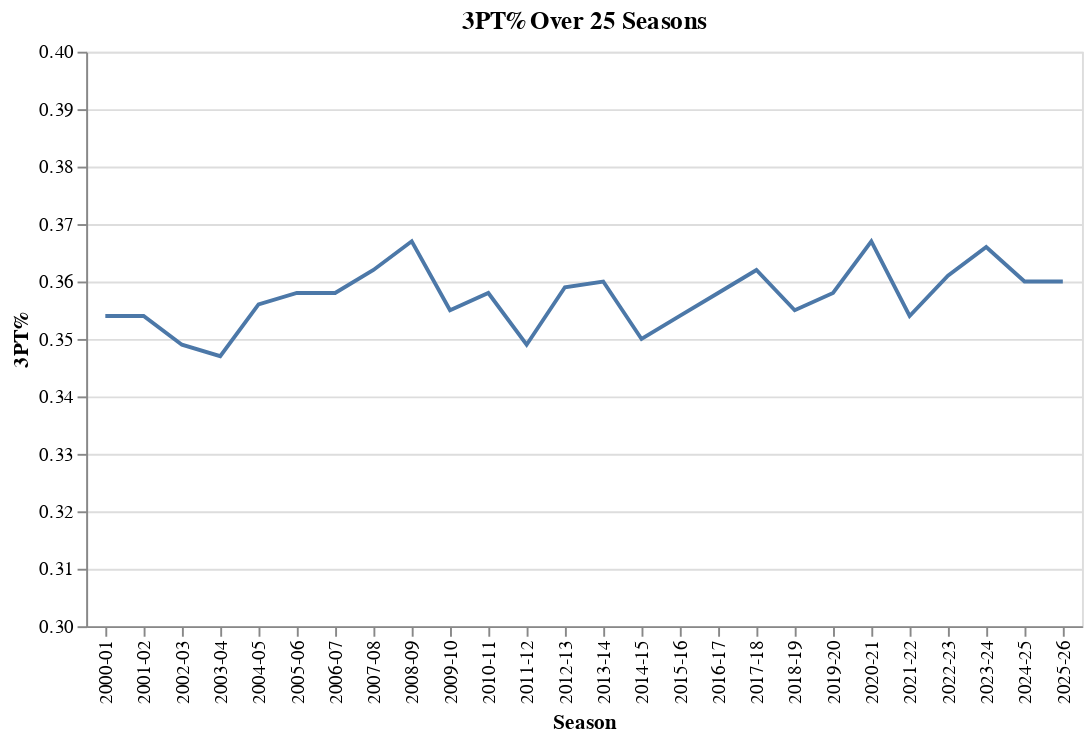

Notebook code cell kept with this figure:
### Code cell
base = alt.Chart(df).mark_line().encode(
    x='Season:O',
    y=alt.Y(
        '3P%',
        title='3PT%',
        scale=alt.Scale(domain=[0.3, 0.4])
)
)

base.properties(
    title="3PT% Over 25 Seasons")

### Figure 1 — Vega-Lite specification as saved in the notebook (floating-point values rounded to 4 significant figures)
{"$schema": "https://vega.github.io/schema/vega-lite/v5.20.1.json", "config": {"view": {"continuousHeight": 300, "continuousWidth": 300}}, "data": {"name": "data-1105610c201b2d9f409542ae6ef3847c"}, "datasets": {"data-1105610c201b2d9f409542ae6ef3847c": [{"3P": 13.3, "3P%": 0.36, "3PA": 37, "AST": 26.5, "Age": 26.3, "BLK": 4.8, "DRB": 32.3, "FG": 41.8, "FG%": 0.47, "FGA": 89, "FT": 19.6, "FT%": 0.789, "FT/FGA": 0.22, "FTA": 24.8, "G": 354, "Ht": "6-7", "Lg": "NBA", "MP": 241.7, "ORB": 11.5, "ORB%": 26.2, "ORtg": 115.8, "PF": 21.1, "PTS": 116.6, "Pace": 100, "Rk": 1, "STL": 8.5, "Season": "2025-26", "TOV": 15, "TOV%": 13, "TRB": 43.8, "TS%": 0.583, "Wt": 216, "eFG%": 0.545}, {"3P": 13.5, "3P%": 0.36, "3PA": 37.6, "AST": 26.5, "Age": 26.3, "BLK": 4.9, "DRB": 33, "FG": 41.7, "FG%": 0.467, "FGA": 89.2, "FT": 16.9, "FT%": 0.78, "FT/FGA": 0.189, "FTA": 21.7, "G": 1230, "Ht": "6-7", "Lg": "NBA", "MP": 241.3, "ORB": 11.1, "ORB%": 25.2, "ORtg": 114.5, "PF": 18.6, "PTS": 113.8, "Pace": 98.8, "Rk": 2, "STL": 8.2, "Season": "2024-25", "TOV": 14.3, "TOV%": 12.6, "TRB": 44.1, "TS%": 0.576, "Wt": 216, "eFG%": 0.543}, {"3P": 12.8, "3P%": 0.366, "3PA": 35.1, "AST": 26.7, "Age": 26.4, "BLK": 5.1, "DRB": 33, "FG": 42.2, "FG%": 0.474, "FGA": 88.9, "FT": 17, "FT%": 0.784, "FT/FGA": 0.192, "FTA": 21.7, "G": 1230, "Ht": "6-6", "Lg": "NBA", "MP": 241.4, "ORB": 10.6, "ORB%": 24.2, "ORtg": 115.3, "PF": 18.7, "PTS": 114.2, "Pace": 98.5, "Rk": 3, "STL": 7.5, "Season": "2023-24", "TOV": 13.6, "TOV%": 12.1, "TRB": 43.5, "TS%": 0.58, "Wt": 217, "eFG%": 0.547}, {"3P": 12.3, "3P%": 0.361, "3PA": 34.2, "AST": 25.3, "Age": 26.1, "BLK": 4.7, "DRB": 33, "FG": 42, "FG%": 0.475, "FGA": 88.3, "FT": 18.4, "FT%": 0.782, "FT/FGA": 0.208, "FTA": 23.5, "G": 1230, "Ht": "6-6", "Lg": "NBA", "MP": 241.8, "ORB": 10.4, "ORB%": 24, "ORtg": 114.8, "PF": 20, "PTS": 114.7, "Pace": 99.2, "Rk": 4, "STL": 7.3, "Season": "2022-23", "TOV": 14.1, "TOV%": 12.5, "TRB": 43.4, "TS%": 0.581, "Wt": 217, "eFG%": 0.545}, {"3P": 12.4, "3P%": 0.354, "3PA": 35.2, "AST": 24.6, "Age": 26.1, "BLK": 4.7, "DRB": 34.1, "FG": 40.6, "FG%": 0.461, "FGA": 88.1, "FT": 16.9, "FT%": 0.775, "FT/FGA": 0.192, "FTA": 21.9, "G": 1230, "Ht": "6-6", "Lg": "NBA", "MP": 241.4, "ORB": 10.3, "ORB%": 23.2, "ORtg": 112, "PF": 19.6, "PTS": 110.6, "Pace": 98.2, "Rk": 5, "STL": 7.6, "Season": "2021-22", "TOV": 13.8, "TOV%": 12.3, "TRB": 44.5, "TS%": 0.566, "Wt": 216, "eFG%": 0.532}, {"3P": 12.7, "3P%": 0.367, "3PA": 34.6, "AST": 24.8, "Age": 26.1, "BLK": 4.9, "DRB": 34.5, "FG": 41.2, "FG%": 0.466, "FGA": 88.4, "FT": 17, "FT%": 0.778, "FT/FGA": 0.192, "FTA": 21.8, "G": 1080, "Ht": "6-6", "Lg": "NBA", "MP": 241.4, "ORB": 9.8, "ORB%": 22.2, "ORtg": 112.3, "PF": 19.3, "PTS": 112.1, "Pace": 99.2, "Rk": 6, "STL": 7.6, "Season": "2020-21", "TOV": 13.8, "TOV%": 12.4, "TRB": 44.3, "TS%": 0.572, "Wt": 218, "eFG%": 0.538}, {"3P": 12.2, "3P%": 0.358, "3PA": 34.1, "AST": 24.4, "Age": 26.1, "BLK": 4.9, "DRB": 34.8, "FG": 40.9, "FG%": 0.46, "FGA": 88.8, "FT": 17.9, "FT%": 0.773, "FT/FGA": 0.201, "FTA": 23.1, "G": 1059, "Ht": "6-6", "Lg": "NBA", "MP": 241.8, "ORB": 10.1, "ORB%": 22.5, "ORtg": 110.6, "PF": 20.8, "PTS": 111.8, "Pace": 100.3, "Rk": 7, "STL": 7.6, "Season": "2019-20", "TOV": 14.5, "TOV%": 12.8, "TRB": 44.8, "TS%": 0.565, "Wt": 218, "eFG%": 0.529}, {"3P": 11.4, "3P%": 0.355, "3PA": 32, "AST": 24.6, "Age": 26.3, "BLK": 5, "DRB": 34.8, "FG": 41.1, "FG%": 0.461, "FGA": 89.2, "FT": 17.7, "FT%": 0.766, "FT/FGA": 0.198, "FTA": 23.1, "G": 1230, "Ht": "6-6", "Lg": "NBA", "MP": 241.6, "ORB": 10.3, "ORB%": 22.9, "ORtg": 110.4, "PF": 20.9, "PTS": 111.2, "Pace": 100, "Rk": 8, "STL": 7.6, "Season": "2018-19", "TOV": 14.1, "TOV%": 12.4, "TRB": 45.2, "TS%": 0.56, "Wt": 220, "eFG%": 0.524}, {"3P": 10.5, "3P%": 0.362, "3PA": 29, "AST": 23.2, "Age": 26.4, "BLK": 4.8, "DRB": 33.8, "FG": 39.6, "FG%": 0.46, "FGA": 86.1, "FT": 16.6, "FT%": 0.767, "FT/FGA": 0.193, "FTA": 21.7, "G": 1230, "Ht": "6-7", "Lg": "NBA", "MP": 241.4, "ORB": 9.7, "ORB%": 22.3, "ORtg": 108.6, "PF": 19.9, "PTS": 106.3, "Pace": 97.3, "Rk": 9, "STL": 7.7, "Season": "2017-18", "TOV": 14.3, "TOV%": 13, "TRB": 43.5, "TS%": 0.556, "Wt": 221, "eFG%": 0.521}, {"3P": 9.7, "3P%": 0.358, "3PA": 27, "AST": 22.6, "Age": 26.6, "BLK": 4.7, "DRB": 33.4, "FG": 39, "FG%": 0.457, "FGA": 85.4, "FT": 17.8, "FT%": 0.772, "FT/FGA": 0.209, "FTA": 23.1, "G": 1230, "Ht": "6-7", "Lg": "NBA", "MP": 241.6, "ORB": 10.1, "ORB%": 23.3, "ORtg": 108.8, "PF": 19.9, "PTS": 105.6, "Pace": 96.4, "Rk": 10, "STL": 7.7, "Season": "2016-17", "TOV": 14, "TOV%": 12.7, "TRB": 43.5, "TS%": 0.552, "Wt": 222, "eFG%": 0.514}, {"3P": 8.5, "3P%": 0.354, "3PA": 24.1, "AST": 22.3, "Age": 26.7, "BLK": 5, "DRB": 33.3, "FG": 38.2, "FG%": 0.452, "FGA": 84.6, "FT": 17.7, "FT%": 0.757, "FT/FGA": 0.209, "FTA": 23.4, "G": 1230, "Ht": "6-7", "Lg": "NBA", "MP": 241.8, "ORB": 10.4, "ORB%": 23.8, "ORtg": 106.4, "PF": 20.3, "PTS": 102.7, "Pace": 95.8, "Rk": 11, "STL": 7.8, "Season": "2015-16", "TOV": 14.4, "TOV%": 13.2, "TRB": 43.8, "TS%": 0.541, "Wt": 222, "eFG%": 0.502}, {"3P": 7.8, "3P%": 0.35, "3PA": 22.4, "AST": 22, "Age": 26.7, "BLK": 4.8, "DRB": 32.4, "FG": 37.5, "FG%": 0.449, "FGA": 83.6, "FT": 17.1, "FT%": 0.75, "FT/FGA": 0.205, "FTA": 22.8, "G": 1230, "Ht": "6-7", "Lg": "NBA", "MP": 242, "ORB": 10.9, "ORB%": 25.1, "ORtg": 105.6, "PF": 20.2, "PTS": 100, "Pace": 93.9, "Rk": 12, "STL": 7.7, "Season": "2014-15", "TOV": 14.4, "TOV%": 13.3, "TRB": 43.3, "TS%": 0.534, "Wt": 223, "eFG%": 0.496}, {"3P": 7.7, "3P%": 0.36, "3PA": 21.5, "AST": 22, "Age": 26.5, "BLK": 4.7, "DRB": 31.8, "FG": 37.7, "FG%": 0.454, "FGA": 83, "FT": 17.8, "FT%": 0.756, "FT/FGA": 0.215, "FTA": 23.6, "G": 1230, "Ht": "6-7", "Lg": "NBA", "MP": 242, "ORB": 10.9, "ORB%": 25.5, "ORtg": 106.6, "PF": 20.7, "PTS": 101, "Pace": 93.9, "Rk": 13, "STL": 7.7, "Season": "2013-14", "TOV": 14.6, "TOV%": 13.6, "TRB": 42.7, "TS%": 0.541, "Wt": 223, "eFG%": 0.501}, {"3P": 7.2, "3P%": 0.359, "3PA": 20, "AST": 22.1, "Age": 26.7, "BLK": 5.1, "DRB": 31, "FG": 37.1, "FG%": 0.453, "FGA": 82, "FT": 16.7, "FT%": 0.753, "FT/FGA": 0.204, "FTA": 22.2, "G": 1229, "Ht": "6-7", "Lg": "NBA", "MP": 241.9, "ORB": 11.2, "ORB%": 26.5, "ORtg": 105.8, "PF": 19.8, "PTS": 98.1, "Pace": 92, "Rk": 14, "STL": 7.8, "Season": "2012-13", "TOV": 14.6, "TOV%": 13.7, "TRB": 42.1, "TS%": 0.535, "Wt": 223, "eFG%": 0.496}, {"3P": 6.4, "3P%": 0.349, "3PA": 18.4, "AST": 21, "Age": 26.6, "BLK": 5.1, "DRB": 30.8, "FG": 36.5, "FG%": 0.448, "FGA": 81.4, "FT": 16.9, "FT%": 0.752, "FT/FGA": 0.208, "FTA": 22.5, "G": 990, "Ht": "6-7", "Lg": "NBA", "MP": 241.9, "ORB": 11.4, "ORB%": 27, "ORtg": 104.6, "PF": 19.6, "PTS": 96.3, "Pace": 91.3, "Rk": 15, "STL": 7.7, "Season": "2011-12", "TOV": 14.6, "TOV%": 13.8, "TRB": 42.2, "TS%": 0.527, "Wt": 223, "eFG%": 0.487}, {"3P": 6.5, "3P%": 0.358, "3PA": 18, "AST": 21.5, "Age": 26.6, "BLK": 4.9, "DRB": 30.5, "FG": 37.2, "FG%": 0.459, "FGA": 81.2, "FT": 18.6, "FT%": 0.763, "FT/FGA": 0.229, "FTA": 24.4, "G": 1230, "Ht": "6-7", "Lg": "NBA", "MP": 241.9, "ORB": 10.9, "ORB%": 26.4, "ORtg": 107.3, "PF": 20.7, "PTS": 99.6, "Pace": 92.1, "Rk": 16, "STL": 7.3, "Season": "2010-11", "TOV": 14.3, "TOV%": 13.4, "TRB": 41.4, "TS%": 0.541, "Wt": 223, "eFG%": 0.498}, {"3P": 6.4, "3P%": 0.355, "3PA": 18.1, "AST": 21.2, "Age": 26.6, "BLK": 4.9, "DRB": 30.8, "FG": 37.7, "FG%": 0.461, "FGA": 81.7, "FT": 18.6, "FT%": 0.759, "FT/FGA": 0.228, "FTA": 24.5, "G": 1230, "Ht": "6-7", "Lg": "NBA", "MP": 241.7, "ORB": 11, "ORB%": 26.3, "ORtg": 107.6, "PF": 20.9, "PTS": 100.4, "Pace": 92.7, "Rk": 17, "STL": 7.2, "Season": "2009-10", "TOV": 14.2, "TOV%": 13.3, "TRB": 41.7, "TS%": 0.543, "Wt": 222, "eFG%": 0.501}, {"3P": 6.6, "3P%": 0.367, "3PA": 18.1, "AST": 21, "Age": 26.6, "BLK": 4.8, "DRB": 30.3, "FG": 37.1, "FG%": 0.459, "FGA": 80.9, "FT": 19.1, "FT%": 0.771, "FT/FGA": 0.236, "FTA": 24.7, "G": 1230, "Ht": "6-7", "Lg": "NBA", "MP": 241.7, "ORB": 11, "ORB%": 26.7, "ORtg": 108.3, "PF": 21, "PTS": 100, "Pace": 91.7, "Rk": 18, "STL": 7.3, "Season": "2008-09", "TOV": 14, "TOV%": 13.3, "TRB": 41.3, "TS%": 0.544, "Wt": 221, "eFG%": 0.5}, {"3P": 6.6, "3P%": 0.362, "3PA": 18.1, "AST": 21.8, "Age": 26.8, "BLK": 4.7, "DRB": 30.8, "FG": 37.3, "FG%": 0.457, "FGA": 81.5, "FT": 18.8, "FT%": 0.755, "FT/FGA": 0.231, "FTA": 24.9, "G": 1230, "Ht": "6-7", "Lg": "NBA", "MP": 241.5, "ORB": 11.2, "ORB%": 26.7, "ORtg": 107.5, "PF": 21, "PTS": 99.9, "Pace": 92.4, "Rk": 19, "STL": 7.3, "Season": "2007-08", "TOV": 14.1, "TOV%": 13.2, "TRB": 42, "TS%": 0.54, "Wt": 220, "eFG%": 0.497}, {"3P": 6.1, "3P%": 0.358, "3PA": 16.9, "AST": 21.3, "Age": 26.6, "BLK": 4.6, "DRB": 29.9, "FG": 36.5, "FG%": 0.458, "FGA": 79.7, "FT": 19.6, "FT%": 0.752, "FT/FGA": 0.246, "FTA": 26.1, "G": 1230, "Ht": "6-7", "Lg": "NBA", "MP": 242.2, "ORB": 11.1, "ORB%": 27.1, "ORtg": 106.5, "PF": 22.2, "PTS": 98.7, "Pace": 91.9, "Rk": 20, "STL": 7.2, "Season": "2006-07", "TOV": 15.1, "TOV%": 14.2, "TRB": 41.1, "TS%": 0.541, "Wt": 219, "eFG%": 0.496}, {"3P": 5.7, "3P%": 0.358, "3PA": 16, "AST": 20.6, "Age": 26.5, "BLK": 4.7, "DRB": 29.8, "FG": 35.8, "FG%": 0.454, "FGA": 79, "FT": 19.6, "FT%": 0.745, "FT/FGA": 0.248, "FTA": 26.3, "G": 1230, "Ht": "6-7", "Lg": "NBA", "MP": 242.1, "ORB": 11.2, "ORB%": 27.3, "ORtg": 106.2, "PF": 22.8, "PTS": 97, "Pace": 90.5, "Rk": 21, "STL": 7.2, "Season": "2005-06", "TOV": 14.4, "TOV%": 13.7, "TRB": 41, "TS%": 0.536, "Wt": 220, "eFG%": 0.49}, {"3P": 5.6, "3P%": 0.356, "3PA": 15.8, "AST": 21.3, "Age": 26.9, "BLK": 4.9, "DRB": 29.8, "FG": 35.9, "FG%": 0.447, "FGA": 80.3, "FT": 19.7, "FT%": 0.756, "FT/FGA": 0.245, "FTA": 26.1, "G": 1230, "Ht": "6-7", "Lg": "NBA", "MP": 241.9, "ORB": 12, "ORB%": 28.7, "ORtg": 106.1, "PF": 22.6, "PTS": 97.2, "Pace": 90.9, "Rk": 22, "STL": 7.5, "Season": "2004-05", "TOV": 14.5, "TOV%": 13.6, "TRB": 41.9, "TS%": 0.529, "Wt": 220, "eFG%": 0.482}, {"3P": 5.2, "3P%": 0.347, "3PA": 14.9, "AST": 21.3, "Age": 27, "BLK": 5.1, "DRB": 30.1, "FG": 35, "FG%": 0.439, "FGA": 79.8, "FT": 18.2, "FT%": 0.752, "FT/FGA": 0.228, "FTA": 24.2, "G": 1189, "Ht": "6-7", "Lg": "NBA", "MP": 241.7, "ORB": 12.1, "ORB%": 28.6, "ORtg": 102.9, "PF": 21.4, "PTS": 93.4, "Pace": 90.1, "Rk": 23, "STL": 7.9, "Season": "2003-04", "TOV": 15, "TOV%": 14.2, "TRB": 42.2, "TS%": 0.516, "Wt": 220, "eFG%": 0.471}, {"3P": 5.1, "3P%": 0.349, "3PA": 14.7, "AST": 21.5, "Age": 27.2, "BLK": 5, "DRB": 30.3, "FG": 35.7, "FG%": 0.442, "FGA": 80.8, "FT": 18.5, "FT%": 0.758, "FT/FGA": 0.229, "FTA": 24.4, "G": 1189, "Ht": "6-7", "Lg": "NBA", "MP": 242, "ORB": 12, "ORB%": 28.5, "ORtg": 103.6, "PF": 21.8, "PTS": 95.1, "Pace": 91, "Rk": 24, "STL": 7.9, "Season": "2002-03", "TOV": 14.9, "TOV%": 14, "TRB": 42.3, "TS%": 0.519, "Wt": 219, "eFG%": 0.474}, {"3P": 5.2, "3P%": 0.354, "3PA": 14.7, "AST": 21.9, "Age": 27.4, "BLK": 5.2, "DRB": 30.2, "FG": 36.2, "FG%": 0.445, "FGA": 81.3, "FT": 17.9, "FT%": 0.752, "FT/FGA": 0.221, "FTA": 23.8, "G": 1189, "Ht": "6-7", "Lg": "NBA", "MP": 241.7, "ORB": 12.2, "ORB%": 28.9, "ORtg": 104.5, "PF": 21.2, "PTS": 95.5, "Pace": 90.7, "Rk": 25, "STL": 7.8, "Season": "2001-02", "TOV": 14.5, "TOV%": 13.6, "TRB": 42.4, "TS%": 0.52, "Wt": 218, "eFG%": 0.477}, {"3P": 4.8, "3P%": 0.354, "3PA": 13.7, "AST": 21.8, "Age": 27.7, "BLK": 5.3, "DRB": 30.5, "FG": 35.7, "FG%": 0.443, "FGA": 80.6, "FT": 18.6, "FT%": 0.748, "FT/FGA": 0.231, "FTA": 24.9, "G": 1189, "Ht": "6-7", "Lg": "NBA", "MP": 242, "ORB": 12, "ORB%": 28.2, "ORtg": 103, "PF": 22.3, "PTS": 94.8, "Pace": 91.3, "Rk": 26, "STL": 7.8, "Season": "2000-01", "TOV": 15, "TOV%": 14.1, "TRB": 42.5, "TS%": 0.518, "Wt": 217, "eFG%": 0.473}]}, "encoding": {"x": {"field": "Season", "type": "ordinal"}, "y": {"field": "3P%", "scale": {"domain": [0.3, 0.4]}, "title": "3PT%", "type": "quantitative"}}, "mark": {"type": "line"}, "title": "3PT% Over 25 Seasons"}
